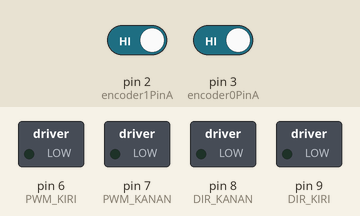
This sketch was run on a simulated Arduino Uno, built with avr-gcc and run on an emulated ATmega328P. On the bench: switched loads named in the sketch (green lamp = pin HIGH). The inputs (shaded band) are chosen by the test bench; at power-on: pin 2 (encoder1PinA) HIGH, pin 3 (encoder0PinA) HIGH. What the sketch prints to the serial monitor is not drawn.

Above: at 0.1 s.
At 1.1 s:
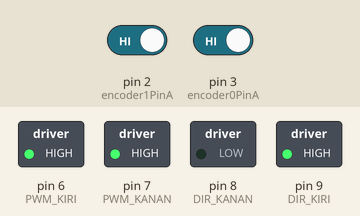
At 5.3 s:
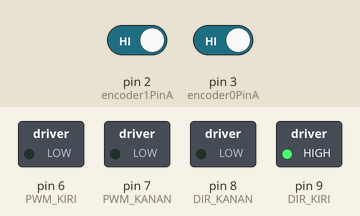
Timing chart, 0 to 6.8 s (numbered marks = the images above):
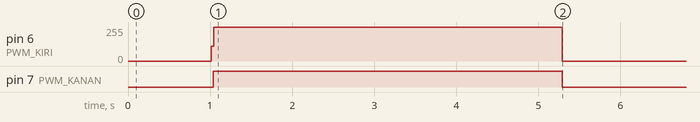

Measured:
- by itself, pin 6 (PWM_KIRI): 0/255 → 255/255 at 1.0 s, → 0/255 4.3 s later
- by itself, pin 7 (PWM_KANAN): LOW → HIGH at 1.0 s, → LOW 4.3 s later

The sketch:

trajectory_baymaxx_arduino.ino
```cpp
// ======================================================
// SINGLE FILE ARDUINO CODE
// Trajectory arrays dari MATLAB sudah digabung di file ini
// Tidak perlu lagi file trajectory_arrays.h
// ======================================================

#include <avr/pgmspace.h>

// AUTO-GENERATED dari MATLAB. Jangan edit manual.


const unsigned int Ts_ms     = 10;
const int trajLength = 528;

// Index batas segmen 0-based untuk Arduino
const int IDX_SEG1_START  = 0;
const int IDX_SEG1_END    = 160;
const int IDX_SEG2A_START = 161;
const int IDX_SEG2A_END   = 190;
const int IDX_SEG2B_START = 191;
const int IDX_SEG2B_END   = 262;
const int IDX_SEG3_START  = 263;
const int IDX_SEG3_END    = 322;
const int IDX_SEG4A_START = 323;
const int IDX_SEG4A_END   = 352;
const int IDX_SEG4B_START = 353;
const int IDX_SEG4B_END   = 417;
const int IDX_SEG5_START  = 418;
const int IDX_SEG5_END    = 527;

const long countRefL[] PROGMEM = {
0,0,0,0,0,0,1,1,2,2,
3,4,5,6,7,9,11,13,15,17,
20,22,25,29,32,36,40,44,48,53,
58,63,69,74,80,87,93,100,107,114,
121,129,137,145,154,163,172,181,190,200,
210,220,230,240,251,262,273,284,295,307,
319,331,343,355,367,379,392,405,417,430,
443,456,469,482,495,509,522,535,548,562,
575,588,602,615,628,641,655,668,681,694,
707,720,732,745,757,770,782,794,806,818,
830,841,853,864,875,886,896,907,917,927,
937,947,956,965,974,983,991,1000,1008,1015,
1023,1030,1037,1044,1050,1057,1063,1068,1074,1079,
1084,1089,1093,1097,1101,1105,1108,1112,1115,1117,
1120,1122,1124,1126,1128,1129,1131,1132,1133,1134,
1135,1135,1136,1136,1136,1137,1137,1137,1137,1137,
1137,1137,1138,1140,1143,1147,1153,1160,1169,1179,
1190,1203,1216,1229,1243,1258,1272,1285,1298,1311,
1322,1332,1341,1348,1354,1358,1361,1363,1364,1364,
1364,1364,1364,1364,1363,1362,1361,1360,1358,1356,
1354,1350,1347,1343,1339,1334,1328,1322,1316,1309,
1302,1294,1286,1277,1268,1259,1249,1239,1229,1218,
1207,1196,1185,1174,1162,1151,1139,1128,1116,1105,
1094,1083,1072,1061,1050,1040,1030,1021,1011,1002,
994,986,978,971,964,958,952,947,942,938,
934,931,928,925,923,921,920,919,919,918,
918,918,918,918,919,920,923,926,932,938,
947,958,970,985,1001,1020,1041,1063,1088,1115,
1144,1174,1206,1239,1274,1311,1348,1386,1425,1465,
1505,1545,1586,1626,1667,1706,1745,1784,1821,1857,
1892,1926,1958,1988,2017,2043,2068,2091,2112,2130,
2147,2161,2174,2184,2193,2200,2205,2209,2211,2213,
2214,2214,2214,2214,2216,2219,2225,2232,2243,2256,
2272,2290,2310,2332,2356,2380,2406,2431,2457,2481,
2505,2527,2547,2565,2581,2594,2604,2612,2618,2621,
2623,2623,2623,2623,2624,2626,2630,2635,2642,2652,
2664,2679,2697,2718,2742,2768,2798,2831,2868,2907,
2949,2994,3041,3091,3144,3199,3256,3315,3375,3437,
3500,3564,3629,3694,3760,3825,3891,3955,4020,4083,
4145,4205,4264,4321,4376,4428,4478,4526,4571,4613,
4652,4688,4721,4751,4778,4802,4823,4840,4855,4868,
4877,4885,4890,4893,4895,4896,4897,4897,4897,4897,
4897,4897,4898,4898,4899,4900,4901,4903,4905,4907,
4910,4913,4916,4919,4923,4928,4932,4938,4943,4949,
4956,4962,4969,4977,4985,4993,5002,5011,5021,5031,
5041,5052,5063,5074,5086,5098,5110,5122,5135,5148,
5161,5175,5188,5202,5216,5230,5244,5259,5273,5287,
5302,5317,5331,5346,5360,5375,5389,5403,5418,5432,
5446,5459,5473,5486,5500,5513,5525,5538,5550,5562,
5574,5585,5596,5606,5617,5627,5636,5645,5654,5663,
5671,5678,5685,5692,5698,5704,5710,5715,5720,5724,
5728,5732,5735,5738,5741,5743,5745,5746,5747,5749,
5749,5750,5750,5751,5751,5751,5751,5751
};

const long countRefR[] PROGMEM = {
0,0,0,0,0,0,1,1,2,2,
3,4,5,6,7,9,11,13,15,17,
20,22,25,29,32,36,40,44,48,53,
58,63,69,74,80,87,93,100,107,114,
121,129,137,145,154,163,172,181,190,200,
210,220,230,240,251,262,273,284,295,307,
319,331,343,355,367,379,392,405,417,430,
443,456,469,482,495,509,522,535,548,562,
575,588,602,615,628,641,655,668,681,694,
707,720,732,745,757,770,782,794,806,818,
830,841,853,864,875,886,896,907,917,927,
937,947,956,965,974,983,991,1000,1008,1015,
1023,1030,1037,1044,1050,1057,1063,1068,1074,1079,
1084,1089,1093,1097,1101,1105,1108,1112,1115,1117,
1120,1122,1124,1126,1128,1129,1131,1132,1133,1134,
1135,1135,1136,1136,1136,1137,1137,1137,1137,1137,
1137,1137,1138,1140,1143,1147,1153,1160,1169,1179,
1190,1203,1216,1229,1243,1258,1272,1285,1298,1311,
1322,1332,1341,1348,1354,1358,1361,1363,1364,1364,
1364,1364,1364,1365,1365,1366,1367,1368,1370,1372,
1375,1378,1381,1385,1390,1395,1400,1406,1412,1419,
1427,1434,1443,1451,1460,1470,1479,1489,1500,1510,
1521,1532,1543,1555,1566,1577,1589,1600,1612,1623,
1635,1646,1657,1667,1678,1688,1698,1708,1717,1726,
1734,1743,1750,1757,1764,1770,1776,1781,1786,1791,
1794,1798,1801,1803,1805,1807,1808,1809,1810,1810,
1810,1811,1811,1811,1811,1813,1815,1819,1824,1831,
1840,1851,1863,1878,1894,1913,1934,1956,1981,2008,
2036,2067,2099,2132,2167,2203,2241,2279,2318,2358,
2398,2438,2479,2519,2559,2599,2638,2676,2714,2750,
2785,2818,2850,2881,2909,2936,2961,2984,3004,3023,
3040,3054,3067,3077,3086,3093,3098,3102,3104,3106,
3106,3107,3107,3107,3109,3112,3117,3125,3136,3149,
3164,3183,3203,3225,3248,3273,3298,3324,3349,3374,
3398,3420,3440,3458,3474,3487,3497,3505,3511,3514,
3515,3516,3516,3516,3517,3519,3523,3528,3535,3545,
3557,3572,3590,3611,3634,3661,3691,3724,3760,3800,
3842,3887,3934,3984,4037,4092,4149,4207,4268,4330,
4393,4457,4522,4587,4653,4718,4784,4848,4912,4976,
5037,5098,5157,5214,5268,5321,5371,5419,5464,5506,
5545,5581,5614,5644,5671,5695,5715,5733,5748,5760,
5770,5777,5783,5786,5788,5789,5789,5789,5790,5790,
5790,5790,5790,5791,5792,5793,5794,5796,5798,5800,
5803,5805,5809,5812,5816,5821,5825,5830,5836,5842,
5848,5855,5862,5870,5878,5886,5895,5904,5914,5924,
5934,5945,5956,5967,5978,5990,6003,6015,6028,6041,
6054,6067,6081,6095,6109,6123,6137,6151,6166,6180,
6195,6209,6224,6239,6253,6268,6282,6296,6310,6325,
6339,6352,6366,6379,6393,6406,6418,6431,6443,6455,
6466,6478,6489,6499,6510,6520,6529,6538,6547,6555,
6563,6571,6578,6585,6591,6597,6603,6608,6613,6617,
6621,6625,6628,6631,6633,6636,6637,6639,6640,6641,
6642,6643,6643,6644,6644,6644,6644,6644
};

// ================== PIN CONFIG ==================
  #define encoder0PinA 3
  #define encoder0PinB 5
  const int DIR_KIRI  = 9;
  const int PWM_KIRI  = 6;

  #define encoder1PinA 2
  #define encoder1PinB 4
  const int DIR_KANAN = 8;
  const int PWM_KANAN = 7;

  // ================== ENCODER ==================
  volatile long encoder0Pos = 0;
  volatile long encoder1Pos = 0;

  // ================== CONTROL ==================
  bool started = false;
  bool finished = false;

  float kFloat = 0.0f;   // index trajectory versi float
  int k = 0;             // index integer untuk akses array

  unsigned long lastControlTime = 0;
  unsigned long runStartTime = 0;

  // ================== QUICK TRACK TRIM ==================
  // potong bagian lurus awal trajectory
  const int startIndexOffset = 0;   // coba 80 / 100 / 120 / 150

  // ================== TRAJECTORY SPEED SCALE ==================
  // 1.00 = normal
  // 1.10 = sedikit lebih cepat
  // 1.20 = lebih agresif
  // jangan langsung 2.0
  float kStep = 1.00f;

  // ================== PID ==================
  float Kp = 0.5f;
  float Ki = 0.2f;
  float Kd = 0.1f;

  float error_L = 0, last_error_L = 0, integral_L = 0;
  float error_R = 0, last_error_R = 0, integral_R = 0;

  // ================== FEEDFORWARD ==================
  float Kff = 0.35f;
  long prevRefL = 0;
  long prevRefR = 0;

  // ================== MOTOR DIR STATE ==================
  int lastDirL = 0;
  int lastDirR = 0;

  // ================== LIMIT ==================
  const int pwmLimit = 255;
  const int minPWM = 110;
  const int turnMinPWM = 145;
  const int climbMinPWM = 165;

  const float stopTolerance = 15.0f;
  const float integralLimit = 4000.0f;

  // threshold deteksi kondisi
  const float turnDiffThreshold = 80.0f;     // beda error kiri-kanan
  const float climbErrThreshold = 120.0f;    // kedua error besar

  // ================== DEBUG ==================
  unsigned long lastPrintTime = 0;

  // =====================================================================
  void setup() {
    Serial.begin(115200);

    pinMode(DIR_KIRI, OUTPUT);
    pinMode(PWM_KIRI, OUTPUT);
    pinMode(DIR_KANAN, OUTPUT);
    pinMode(PWM_KANAN, OUTPUT);

    pinMode(encoder0PinA, INPUT_PULLUP);
    pinMode(encoder0PinB, INPUT_PULLUP);
    pinMode(encoder1PinA, INPUT_PULLUP);
    pinMode(encoder1PinB, INPUT_PULLUP);

    attachInterrupt(digitalPinToInterrupt(encoder0PinA), doEncoderLeft, RISING);
    attachInterrupt(digitalPinToInterrupt(encoder1PinA), doEncoderRight, RISING);

    stopAllMotors();

    Serial.println("AUTO START in 1 seconds...");
    delay(1000);
    startTrajectory();
  }

  // =====================================================================
  void loop() {
    if (!started || finished) return;

    unsigned long now = millis();

    if (now - lastControlTime < Ts_ms) return;
    lastControlTime += Ts_ms;

    // ambil index integer dari kFloat
    k = (int)(kFloat + 0.5f);

    if (k >= trajLength) {
      stopAllMotors();
      finished = true;
      Serial.println("DONE");
      return;
    }

    // ================== REF ==================
    long refL = pgm_read_dword(&countRefL[k]);
    long refR = pgm_read_dword(&countRefR[k]);

    // ================== ACTUAL ==================
    long posL, posR;
    noInterrupts();
    posL = encoder0Pos;
    posR = encoder1Pos;
    interrupts();

    float dt = Ts_ms / 1000.0f;

    // ================== ERROR ==================
    error_L = refL - posL;
    error_R = refR - posR;

    // ================== OPTIONAL STOP CHECK ==================
    // bisa dipakai kalau mau stop lebih halus di akhir
    if (k >= trajLength - 1 &&
        abs(error_L) < stopTolerance &&
        abs(error_R) < stopTolerance) {
      stopAllMotors();
      finished = true;
      Serial.println("DONE WITH TOLERANCE");
      return;
    }

    // ================== INTEGRAL ==================
    integral_L += error_L * dt;
    integral_R += error_R * dt;

    integral_L = constrain(integral_L, -integralLimit, integralLimit);
    integral_R = constrain(integral_R, -integralLimit, integralLimit);

    // ================== DERIVATIVE ==================
    float dL = (error_L - last_error_L) / dt;
    float dR = (error_R - last_error_R) / dt;

    // ================== FEEDFORWARD ==================
    float ffL = 0.0f;
    float ffR = 0.0f;

    if (k > startIndexOffset) {
      ffL = Kff * (refL - prevRefL);
      ffR = Kff * (refR - prevRefR);
    }

    // ================== PID + FF ==================
    float U_L = Kp * error_L + Ki * integral_L + Kd * dL + ffL;
    float U_R = Kp * error_R + Ki * integral_R + Kd * dR + ffR;

    // ================== PWM ADAPTIVE ==================
    int pwm_L = computeAdaptivePWM(U_L, error_L, error_R);
    int pwm_R = computeAdaptivePWM(U_R, error_R, error_L);

    driveMotorLeft(U_L, pwm_L);
    driveMotorRight(U_R, pwm_R);

    last_error_L = error_L;
    last_error_R = error_R;
    prevRefL = refL;
    prevRefR = refR;

    // ================== DEBUG ==================
    if (now - lastPrintTime > 50) {
      lastPrintTime = now;

      bool turning  = abs(error_L - error_R) > turnDiffThreshold;
      bool climbing = (abs(error_L) > climbErrThreshold && abs(error_R) > climbErrThreshold);

      Serial.print("k:");
      Serial.print(k);
      Serial.print(", refL:");
      Serial.print(refL);
      Serial.print(", posL:");
      Serial.print(posL);
      Serial.print(", refR:");
      Serial.print(refR);
      Serial.print(", posR:");
      Serial.print(posR);
      Serial.print(", eL:");
      Serial.print(error_L);
      Serial.print(", eR:");
      Serial.print(error_R);
      Serial.print(", ffL:");
      Serial.print(ffL);
      Serial.print(", ffR:");
      Serial.print(ffR);
      Serial.print(", pwmL:");
      Serial.print(pwm_L);
      Serial.print(", pwmR:");
      Serial.print(pwm_R);
      Serial.print(", turn:");
      Serial.print(turning ? 1 : 0);
      Serial.print(", climb:");
      Serial.println(climbing ? 1 : 0);
    }

    // ================== STEP INDEX ==================
    // jangan pakai 2.0 dulu
    kFloat += kStep;
  }

  // =====================================================================
  void startTrajectory() {
    noInterrupts();
    encoder0Pos = 0;
    encoder1Pos = 0;
    interrupts();

    integral_L = 0;
    integral_R = 0;
    last_error_L = 0;
    last_error_R = 0;

    prevRefL = 0;
    prevRefR = 0;

    lastDirL = 0;
    lastDirR = 0;

    kFloat = (float)startIndexOffset;
    k = startIndexOffset;

    started = true;
    finished = false;

    stopAllMotors();

    digitalWrite(DIR_KIRI, HIGH);
    digitalWrite(DIR_KANAN, LOW);
    delay(10);

    Serial.print("START from index ");
    Serial.println(k);
  }

  // =====================================================================
  int computeAdaptivePWM(float u, float errSelf, float errOther) {
    int pwm = (int)abs(u);

    bool turning  = abs(errSelf - errOther) > turnDiffThreshold;
    bool climbing = (abs(errSelf) > climbErrThreshold && abs(errOther) > climbErrThreshold);

    int localMinPWM = minPWM;

    if (turning)  localMinPWM = turnMinPWM;
    if (climbing) localMinPWM = climbMinPWM;

    if (pwm > pwmLimit) pwm = pwmLimit;
    if (pwm < localMinPWM) pwm = localMinPWM;

    return pwm;
  }

  // =====================================================================
  void doEncoderLeft() {
    if (digitalRead(encoder0PinA) == digitalRead(encoder0PinB)) encoder0Pos--;
    else encoder0Pos++;
  }

  void doEncoderRight() {
    if (digitalRead(encoder1PinA) == digitalRead(encoder1PinB)) encoder1Pos++;
    else encoder1Pos--;
  }

  // =====================================================================
  void stopAllMotors() {
    analogWrite(PWM_KIRI, 0);
    analogWrite(PWM_KANAN, 0);
  }

  // =====================================================================
  void driveMotorLeft(float u, int pwm) {
    int dir = (u >= 0) ? 1 : -1;

    if (dir != lastDirL) {
      analogWrite(PWM_KIRI, 0);
      digitalWrite(DIR_KIRI, (dir > 0) ? HIGH : LOW);
      delay(3);
      lastDirL = dir;
    }

    analogWrite(PWM_KIRI, pwm);
  }

  // =====================================================================
  void driveMotorRight(float u, int pwm) {
    int dir = (u >= 0) ? 1 : -1;

    if (dir != lastDirR) {
      analogWrite(PWM_KANAN, 0);
      digitalWrite(DIR_KANAN, (dir > 0) ? LOW : HIGH);
      delay(3);
      lastDirR = dir;
    }

    analogWrite(PWM_KANAN, pwm);
  }
```
